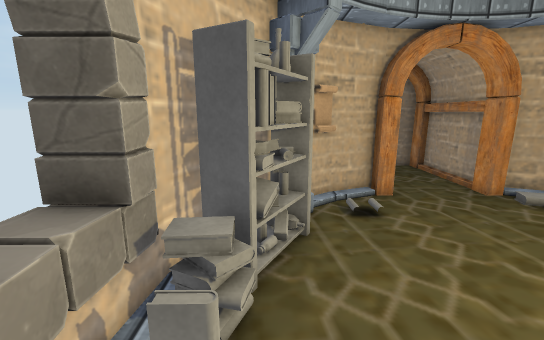
[1] (above)

14 first-person views from a walk through a scene from a Unity 3-D project. The camera is 1.5 m above the floor, tilts 12° down and sees 90° across. The floor is counted in squares, 0.41 m on a side. Each view is taken from the middle of a square. On the plan, view 1 faces up. The plan holds only what a view shows up to about 20 squares ahead; the rest is blank. The player is left out. Some surface patterns are stand-ins.

[2]
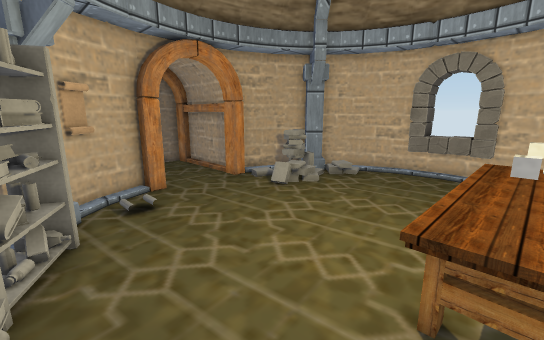

[3]
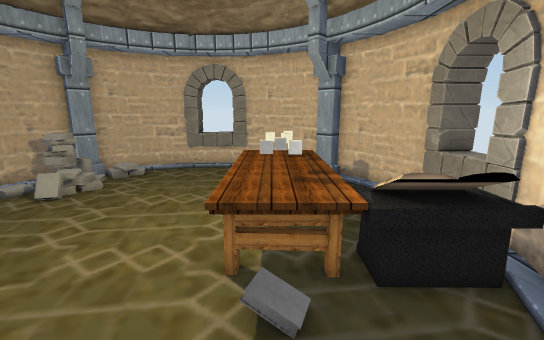

[4]
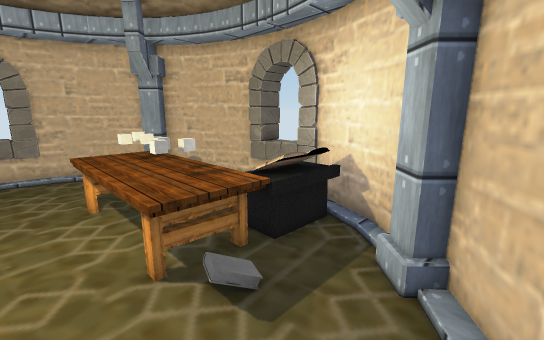

[5]
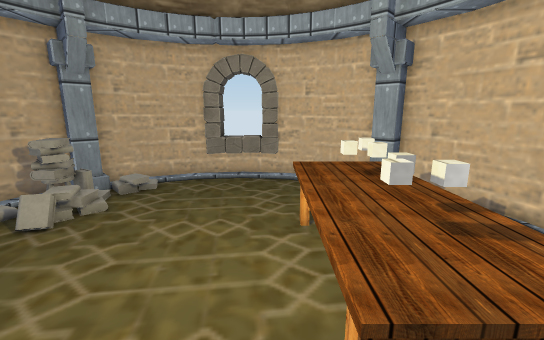

[6]
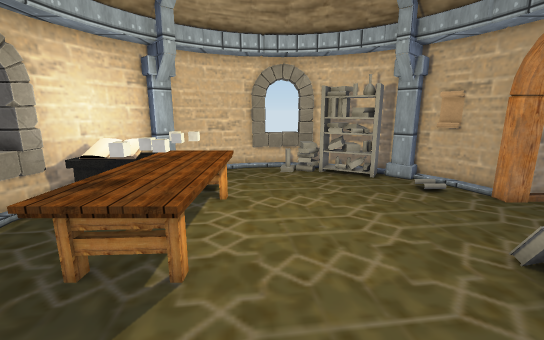

[7]
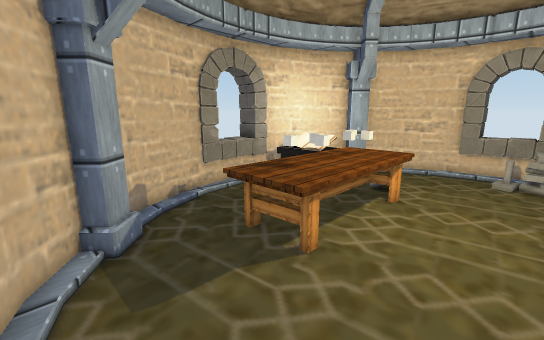

[8]
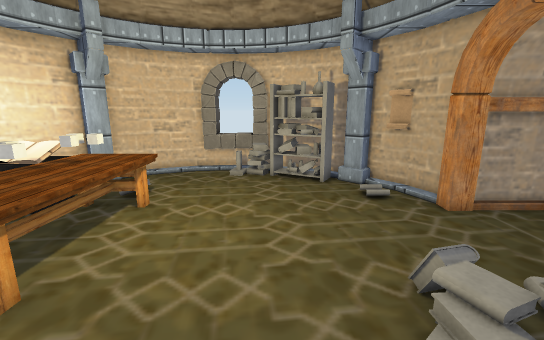

[9]
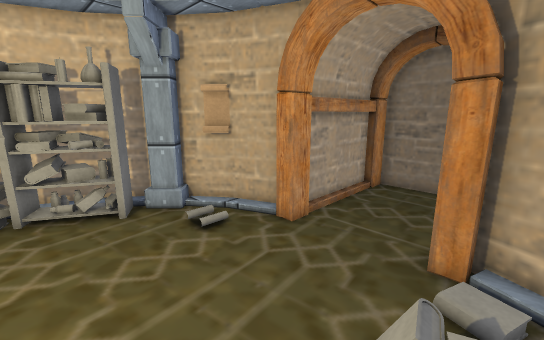

[10]
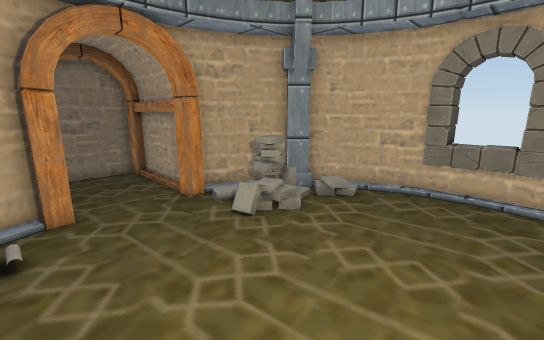

[11]
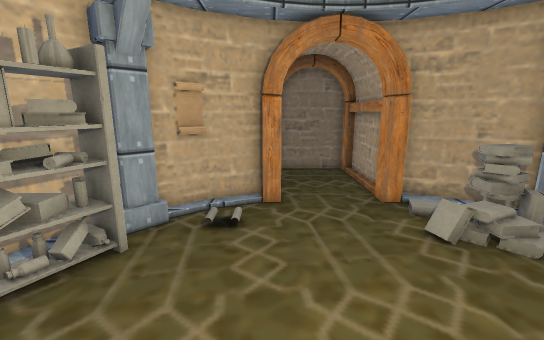

[12]
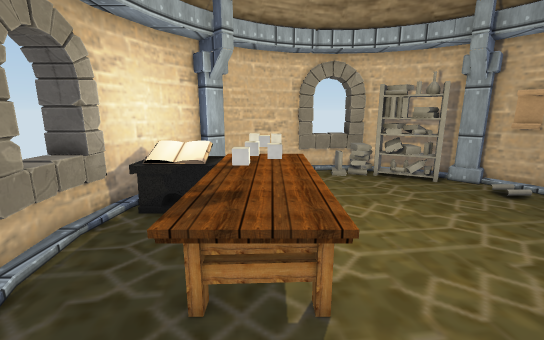

[13]
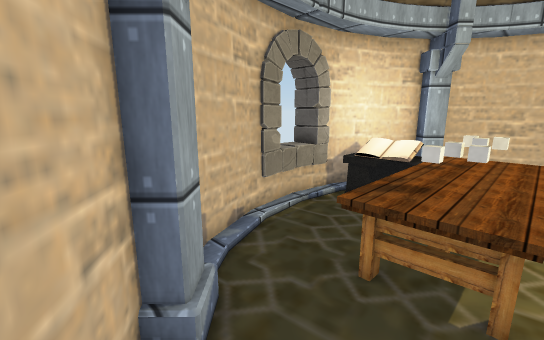

[14]
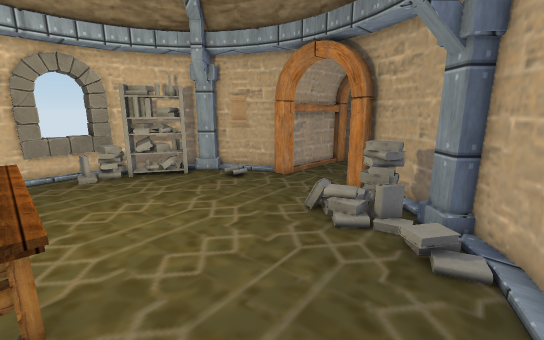

### Floor plan
Key: @ floor where view 1 was taken; # wall or solid block; . main floor; : floor 0.25 m higher than the main floor; / step, stairs or slope; ^ raised ledge; B books; S shelf; C candle; T table; O other object.
Columns run from 3 left of view 1 to 18 right of it. Each row starts with its distance up from view 1.
 18         #...#
 17         #...#
 16         #...#
 15         #...#
 14         #...#
 13         #... #
 12       ###....###
 11      ##......//###
 10     # //.....//BB#
  9   ###.:/.....//BB###
  8  ##BS........///.//#
  7  #BCC............//##
  6  #BB................#
  5  #BB................#
  4 ##O.................##
  3 ^^O.................^^
  2 ^^..................^#
  1  #..................#
  0  #.@...TTTTTTTT.....#
 -1  #..../TTTTTTTT.... #
 -2  ##....TTTTTTTT....#
 -3   ##...TTTTTTTT...##
 -4    ##..TTT.......##
 -5     ##.TTT......##
 -6      ##TTT....###
 -7       ####^^###
 -8          #^^#

Where each view was taken, in squares from view 1:
view 1: 0 up, 0 right, facing up
view 2: 1 down, 0 right, facing up-right
view 3: 1 down, 1 left, facing right
view 4: 2 up, 1 left, facing down-right
view 5: 1 up, 2 right, facing right
view 6: 2 up, 16 right, facing left
view 7: 4 up, 16 right, facing down-left
view 8: 5 up, 15 right, facing left
view 9: 5 up, 11 right, facing up-left
view 10: 1 up, 4 right, facing up-right
view 11: 1 up, 5 right, facing up
view 12: 1 down, 15 right, facing left
view 13: 0 up, 16 right, facing down-left
view 14: 0 up, 16 right, facing up-left
